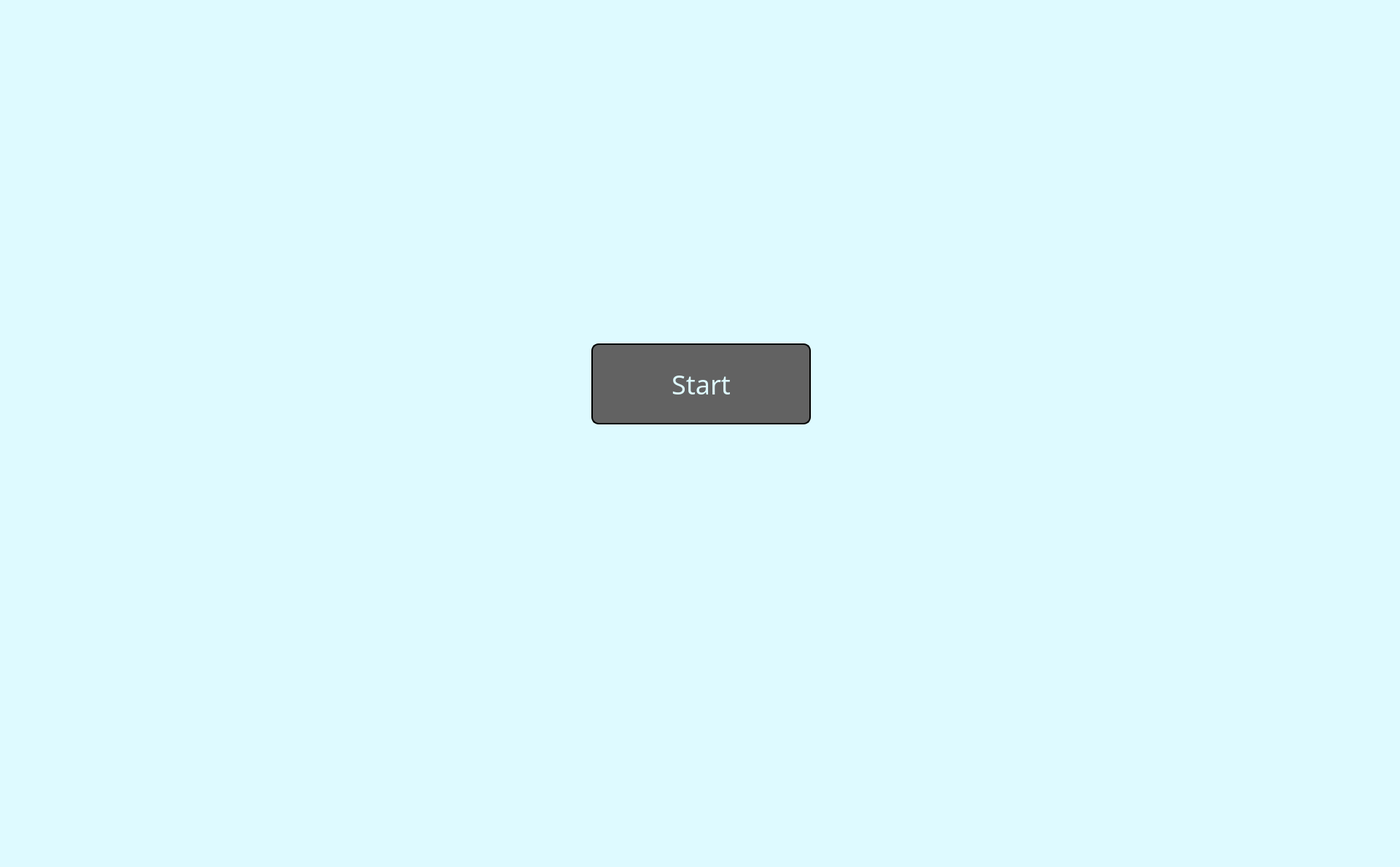
<?xml version="1.0" encoding="UTF-8"?>
<ui version="4.0">
 <class>Dialog</class>
 <widget class="QDialog" name="Dialog">
  <property name="geometry">
   <rect>
    <x>0</x>
    <y>0</y>
    <width>1920</width>
    <height>1189</height>
   </rect>
  </property>
  <property name="sizePolicy">
   <sizepolicy hsizetype="Preferred" vsizetype="Preferred">
    <horstretch>0</horstretch>
    <verstretch>0</verstretch>
   </sizepolicy>
  </property>
  <property name="minimumSize">
   <size>
    <width>1920</width>
    <height>1080</height>
   </size>
  </property>
  <property name="sizeIncrement">
   <size>
    <width>0</width>
    <height>0</height>
   </size>
  </property>
  <property name="windowTitle">
   <string>Dialog</string>
  </property>
  <property name="styleSheet">
   <string notr="true">background-color: rgb(222, 250, 255);</string>
  </property>
  <layout class="QGridLayout" name="gridLayout">
   <item row="0" column="0">
    <widget class="QWidget" name="widget" native="true">
     <widget class="QLabel" name="label">
      <property name="geometry">
       <rect>
        <x>0</x>
        <y>0</y>
        <width>1920</width>
        <height>1080</height>
       </rect>
      </property>
      <property name="minimumSize">
       <size>
        <width>1920</width>
        <height>1080</height>
       </size>
      </property>
      <property name="text">
       <string/>
      </property>
      <property name="pixmap">
       <pixmap>../../Cover Page.png</pixmap>
      </property>
      <property name="scaledContents">
       <bool>true</bool>
      </property>
     </widget>
     <widget class="QPushButton" name="pushButton">
      <property name="geometry">
       <rect>
        <x>800</x>
        <y>460</y>
        <width>301</width>
        <height>111</height>
       </rect>
      </property>
      <property name="font">
       <font>
        <family>Neo Sans W23</family>
        <pointsize>27</pointsize>
       </font>
      </property>
      <property name="styleSheet">
       <string notr="true">QPushButton {
border: 2px solid;
border-radius: 10px;
background-color:rgb(98, 98, 98);
color: rgb(222, 250, 255);
}

QPushButton:hover {
background-color:rgb(98, 98, 98);
    color: rgb(255, 255, 255);

}

QPushButton:pressed  {
    background-color:rgb(153, 153, 153);
    color: rgb(255, 255, 255);
}</string>
      </property>
      <property name="text">
       <string>Start</string>
      </property>
      <property name="autoDefault">
       <bool>false</bool>
      </property>
     </widget>
    </widget>
   </item>
  </layout>
 </widget>
 <resources/>
 <connections/>
</ui>
